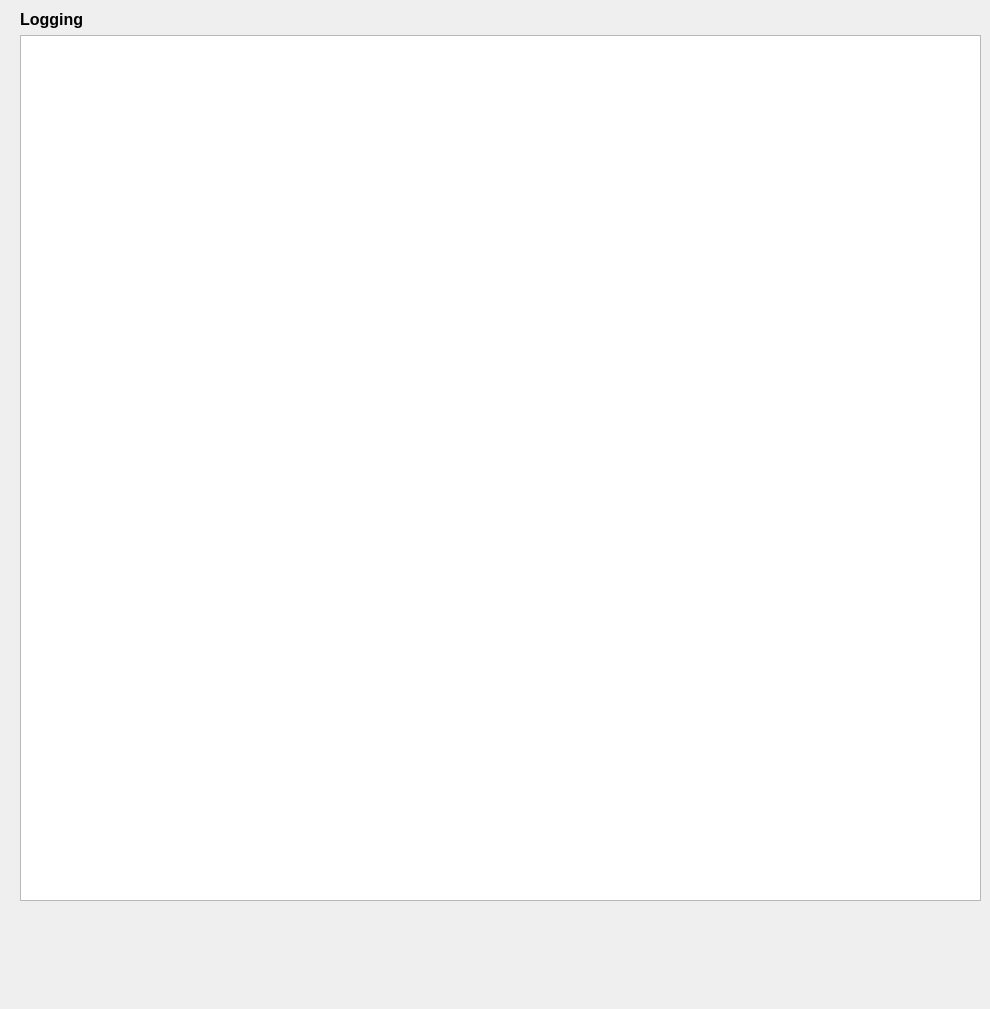
          <widget class="QWidget" name="log_tab">
           <attribute name="title">
            <string>LOG</string>
           </attribute>
           <widget class="QWidget" name="verticalLayoutWidget_5">
            <property name="geometry">
             <rect>
              <x>20</x>
              <y>9</y>
              <width>961</width>
              <height>991</height>
             </rect>
            </property>
            <layout class="QVBoxLayout" name="verticalLayout_12" stretch="2,88,10">
             <property name="sizeConstraint">
              <enum>QLayout::SetDefaultConstraint</enum>
             </property>
             <item>
              <widget class="QLabel" name="label_33">
               <property name="font">
                <font>
                 <pointsize>12</pointsize>
                 <weight>75</weight>
                 <bold>true</bold>
                </font>
               </property>
               <property name="text">
                <string>Logging</string>
               </property>
              </widget>
             </item>
             <item>
              <widget class="QPlainTextEdit" name="plainTextEdit_log">
               <property name="readOnly">
                <bool>true</bool>
               </property>
              </widget>
             </item>
             <item>
              <spacer name="verticalSpacer_19">
               <property name="orientation">
                <enum>Qt::Vertical</enum>
               </property>
               <property name="sizeHint" stdset="0">
                <size>
                 <width>20</width>
                 <height>40</height>
                </size>
               </property>
              </spacer>
             </item>
            </layout>
           </widget>
          </widget>
